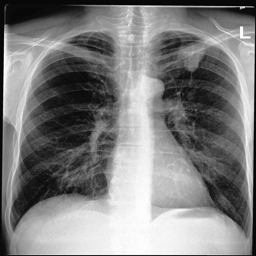
#> input picture webcrdf/data/datadb.xraydnn/001.png, 256 x 256 px, found by its file name
$ python alg.py   (Python 2 division)   (older library calls are emulated)
#> lines starting #> are read from the running program, lines starting #| are printed output that depends on the picture
#!/usr/bin/env python
__author__ = 'ar'

import math
import time
import os
import sys
import numpy as np
import cv2
from skimage import io
import skimage.filters
import sklearn.metrics as MT
import shutil
import multiprocessing as mp
import zipfile

import matplotlib.pyplot as plt

# def_wdir="/home/ar/work/data_all_he2_x256"
# def_fimg="/home/ar/work/data_all_he2_x256/008.png"
# def_fmsk="/home/ar/work/data_all_he2_x256/008.bmp"

# lst_fimg=[
#     "/home/ar/big.data/data_xr_in_web2/data_all_he2_x256/001.png",
#     "/home/ar/big.data/data_xr_in_web2/data_all_he2_x256/002.png",
#     "/home/ar/big.data/data_xr_in_web2/data_all_he2_x256/003.png",
#     "/home/ar/big.data/data_xr_in_web2/data_all_he2_x256/004.png",
#     "/home/ar/big.data/data_xr_in_web2/data_all_he2_x256/006.png",
#     "/home/ar/big.data/data_xr_in_web2/data_all_he2_x256/008.png",
#     "/home/ar/big.data/data_xr_in_web2/data_all_he2_x256/009.png"
# ]

lst_fimg=[
    "/home/ar/big.data/data_xr_in_web2/data_all_he2_x256/001.png",
    "/home/ar/big.data/data_xr_in_web2/data_all_he2_x256/002.png",
]

def_wdir="/home/ar/big.data/data_xr_in_web2/data_all_he2_x256"
# def_fimg="/home/ar/big.data/data_xr_in_web2/data_all_he2_x256/008.png"
# def_fmsk="/home/ar/big.data/data_xr_in_web2/data_all_he2_x256/008.bmp"

def_fimg="/home/ar/big.data/data.CRDF-CT/1/xray_2.jpg"

#################################
# [40 lines left out: functions task_proc_segmxr_bk, task_proc_segmxr, not called in this run]

def task_proc_segmxr2(data, parRhreshCorrSum=None):
    ptrPathWdir     = data[0]
    ptrPathImg      = data[1]
    regXR           = RegisterXray()
    regXR.loadDB(ptrPathWdir)
    # regXR.printInfo()
    retMsk,retCorr,sumPts,ptsXY  = regXR.registerMask(ptrPathImg)
    pathImgMask     = "%s_maskxr.png"   % ptrPathImg
    pathImgMasked   = "%s_maskedxr.png" % ptrPathImg
    pathImgOnMask   = "%s_onmaskxr.png" % ptrPathImg
    pathPtsCSV      = "%s_pts.csv"    % ptrPathImg
    if parRhreshCorrSum is None:
        parRhreshCorrSum=regXR.threshCorrSum
    if retCorr>parRhreshCorrSum:
        cv2.imwrite(pathImgMask,   regXR.newMsk)
        cv2.imwrite(pathImgMasked, regXR.newImgMsk)
        cv2.imwrite(pathImgOnMask, regXR.newImgOnMsk)
        np.savetxt(pathPtsCSV, regXR.pts, delimiter=',', newline='\n', fmt='%0.1f')
    else:
        tmpNewImgMsk = cv2.imread(ptrPathImg, 1) #cv2.IMREAD_COLOR)
        tmpImgOnMsk  = np.zeros((tmpNewImgMsk.shape[0],tmpNewImgMsk.shape[1]), np.uint8)
        p00=(0,0)
        p01=(0,tmpNewImgMsk.shape[0])
        p10=(tmpNewImgMsk.shape[1],0)
        p11=(tmpNewImgMsk.shape[1], tmpNewImgMsk.shape[0])
        cv2.line(tmpNewImgMsk, p00, p11, (0,0,255), 4)
        cv2.line(tmpNewImgMsk, p01, p10, (0,0,255), 4)
        regXR.newMsk[:]=0
        cv2.imwrite(pathImgMask,   regXR.newMsk)
        cv2.imwrite(pathImgMasked, tmpNewImgMsk)
        cv2.imwrite(pathImgOnMask, tmpImgOnMsk )
        tmpPts=np.zeros((7,2), np.float64)
        np.savetxt(tmpPts, delimiter=',', newline='\n')
        fnErr="%s.err" % ptrPathImg
        f=open(fnErr,'w')
        f.close()
    fzip="%s.zip" % ptrPathImg
    zObj=zipfile.ZipFile(fzip, 'w')
    zipDir='%s_dir' % os.path.basename(ptrPathImg)
    lstFimg=(ptrPathImg, pathImgMask, pathImgMasked, pathImgOnMask, pathPtsCSV)
    for ff in lstFimg:
        ffbn = os.path.basename(ff)
        zObj.write(ff, "%s/%s" % (zipDir, ffbn))
    # print "retCorr = %s" % retCorr
    return retCorr


class TaskManagerSegmXR:
    # [12 lines left out: functions __init__, loadData, appendTaskSegmXR, not called in this run]

#################################
class RegisterXray:
    def __init__(self):
        self.numNGBH=5
        self.siz=256
        self.wsiz=(self.siz, self.siz)
        self.fnDscShort="dsc.csv"
        self.fnIdxShort="idx.csv"
        self.fnParamShort="parameters_BSpline.txt"
        self.run_elastix="elastix -f %s -m %s -p %s -out %s -threads 4 >/dev/null"
        self.run_transformix="transformix -in %s -tp %s/TransformParameters.0.txt -out %s >/dev/null"
        self.fnResImgShort="result.0.bmp"
        self.fnResMskShort="result.bmp"
        self.newMsk=None
        self.newImgMsk=None
        self.pts=None
        self.newImgOnMsk=None
        self.threshCorrSum = 0.7
    def loadDB(self, parDirDB):
        self.wdir = parDirDB
        if not os.path.isdir:
            print "Can't find directory [%s]" % self.wdir
            return False
        self.odir = "%s-out" % self.wdir
        try:
            os.mkdir(self.odir)
        except:
            pass
        if not os.path.isdir(self.odir):
            print "Can't create out-directory [%s]" % self.odir
            return False
        tmpFnDscFull="%s/%s" % (self.wdir, self.fnDscShort)
        tmpFnIdxFull="%s/%s" % (self.wdir, self.fnIdxShort)
        tmpFnParamFull="%s/%s" % (self.wdir, self.fnParamShort)
        if not os.path.isfile(tmpFnDscFull):
            print "Ca't find DSC-file in DB [%s]" % tmpFnDscFull
            return False
        if not os.path.isfile(tmpFnIdxFull):
            print "Can't find Index-file in DB [%s]" % tmpFnIdxFull
            return False
        if not os.path.isfile(tmpFnParamFull):
            print "Can't find Elastix-Param-file in DB [%s]" % tmpFnParamFull
            return False
        self.fnDsc=tmpFnDscFull
        self.fnIdx=tmpFnIdxFull
        self.fnParam=tmpFnParamFull
        self.dataDsc=np.genfromtxt(self.fnDsc, delimiter=',')
        self.dataIdx=self.getLines(self.fnIdx)
        self.dataFnImg=[]
        self.dataFnMsk=[]
        for idx in self.dataIdx:
            tmpfImg='%s/%s.png' % (self.wdir, idx)
            tmpfMsk='%s/%s.bmp' % (self.wdir, idx)
            if not os.path.isfile(tmpfImg):
                print "Error: Can't find Image-file in DB [%s]" % tmpfImg
                return False
            if not os.path.isfile(tmpfMsk):
                print "Error: Can't find Mask-file in DB [%s]" % tmpfMsk
                return False
            self.dataFnImg.append(tmpfImg)
            self.dataFnMsk.append(tmpfMsk)
        if len(self.dataIdx)!=len(self.dataDsc):
            print "Error: Incorrect Index or DSC data"
            return False
        return True
    """
    Adjust image brightness by percentile
    """
    def adjustImage(self, img, perc):
#> called with perc = 1
        im = img.astype(np.float)
        tbrd=math.floor(0.1*np.min(im.shape))
#> tbrd = 25
        imc=im[tbrd:-tbrd, tbrd:-tbrd]
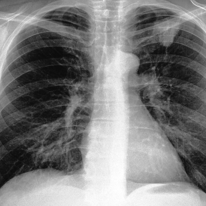
#> imc: shape (206, 206) float64; min 10, max 254, mean 123.3
        q0, q1 = np.percentile(imc[:], [perc, 100.0-perc])
#> q0 = 15; q1 = 250
        imm=np.max(im[:])
#> imm = 255
        im=255.*(im-q0)/( (2.0*perc*imm/100.) + q1-q0)
        im[im<0]=0
#> im: shape (256, 256) float64; min 0, max 254.9, mean 120.1
        im[im>255]=255
        return im
    def calcDscRadon(self, img):
        if len(img.shape)!=2:
            print "Error: bad image format: ", img.shape
            return None
        dsc=np.concatenate((np.sum(img,axis=0), np.sum(img,axis=1)))
#> dsc = 512 values, max 56562 at index 144, min 0 at index 0, mean 30752.7
        dsc=dsc/(img.shape[0]*img.shape[1])
#> dsc = 512 values, max 0.863 at index 144, min 0 at index 0, mean 0.469
        return dsc
    def getOutDir(self):
        return "%s/out-%d" % (self.odir, time.time()*1000)
    # [10 lines left out: function helperMkDir, not called in this run]
    def findNGBH(self, img):
        dsc=self.calcDscRadon(img)
#> (the run stopped early here; a loop or call above may not have finished)

$ run again, with webcrdf/data/datadb.xraydnn/009.png copied over webcrdf/data/datadb.xraydnn/001.png
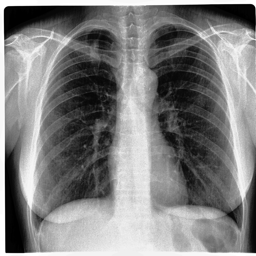
#> input picture webcrdf/data/datadb.xraydnn/009.png, 256 x 256 px, found by its file name
#> in adjustImage, `imc=im[tbrd:-tbrd, tbrd:-tbrd]`:
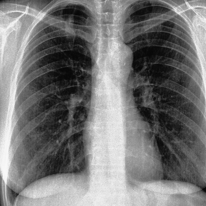
#> imc: shape (206, 206) float64; min 6, max 248, mean 118.4
#> q0 = 12; q1 = 237
#> imm = 255
#> in calcDscRadon, `dsc=np.concatenate((np.sum(img,axis=0), np.sum(img,axis=1)))`: dsc = 512 values, max 65280 at index 0, min 10900.8 at index 264, mean 32769.3
#> in calcDscRadon, `dsc=dsc/(img.shape[0]*img.shape[1])`: dsc = 512 values, max 0.996 at index 0, min 0.166 at index 264, mean 0.5

$ run again, with webcrdf/data/datadb.xraydnn/010.png copied over webcrdf/data/datadb.xraydnn/001.png
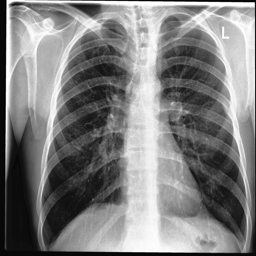
#> input picture webcrdf/data/datadb.xraydnn/010.png, 256 x 256 px, found by its file name
#> in adjustImage, `imc=im[tbrd:-tbrd, tbrd:-tbrd]`:
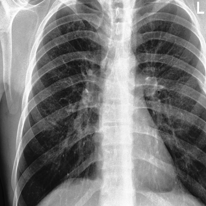
#> imc: shape (206, 206) float64; min 8, max 255, mean 123.6
#> q0 = 19; q1 = 245
#> imm = 255
#> in calcDscRadon, `dsc=np.concatenate((np.sum(img,axis=0), np.sum(img,axis=1)))`: dsc = 512 values, max 60839.2 at index 150, min 0 at index 0, mean 30817.7
#> in calcDscRadon, `dsc=dsc/(img.shape[0]*img.shape[1])`: dsc = 512 values, max 0.928 at index 150, min 0 at index 0, mean 0.47
